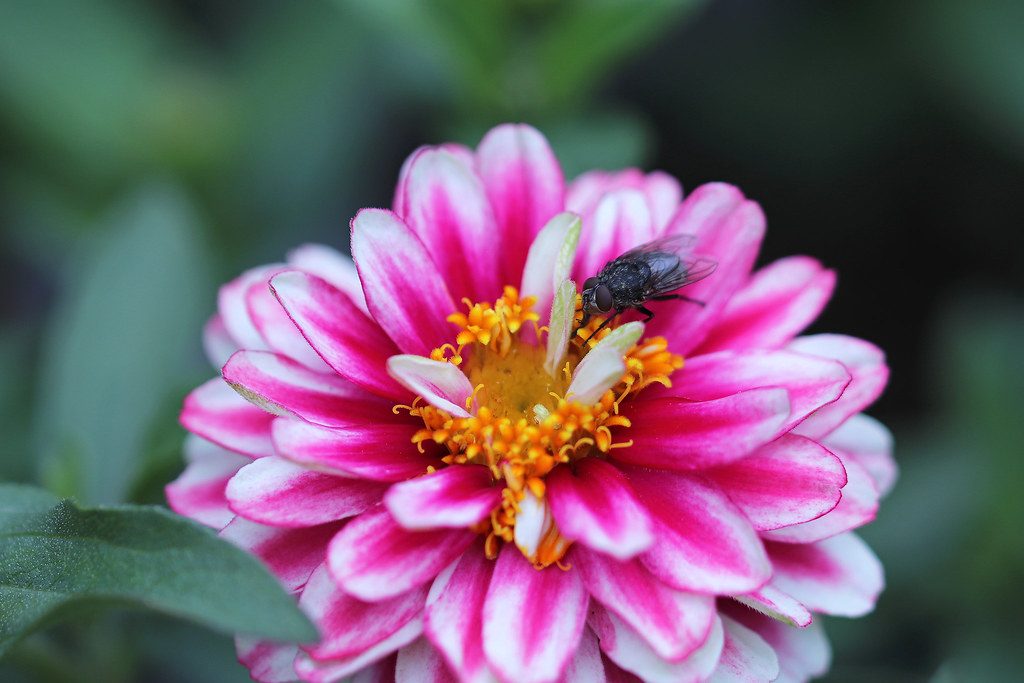
#> input picture lab11/image1.jpg, 1024 x 683 px
$ jupyter execute lab-11.ipynb   (older library calls are emulated)
#> lines starting #> are read from the running program, lines starting #| are printed output that depends on the picture
[cell 1]
import cv2
import numpy as np
import matplotlib.pyplot as plt

[cell 2]
def get_spectrum_magnitude(img_in: np.ndarray):
    fft = np.fft.fft2(img_in)
    fft_shift = np.fft.fftshift(fft)
    result = np.log(np.abs(fft_shift))
    return result

class ForgeryDetector:
    def __init__(self, img_src: np.ndarray, N: int = 2, em_iterations: int = 10):
        self.img_src = img_src
        self.em_iterations = em_iterations
        self.N = N
        self.ALPHA_SIDE = 2 * self.N + 1

        self.img_gs = cv2.cvtColor(self.img_src, cv2.COLOR_BGR2GRAY).astype(np.float32)
        self.p0 = 1 / (self.img_gs.max() - self.img_gs.min())
        self.img_gs /= 255.
        self.img_gs_vec = self.img_gs.flatten().T

        self.Y = self.init_Y()
        self.Y_transposed = self.Y.T
        self.alpha = self.init_neighbourhood()
        self.sigma = 5.0

    def init_neighbourhood(self):
        neighbourhood = np.ones((self.ALPHA_SIDE, self.ALPHA_SIDE))
        neighbourhood[self.N, self.N] = 0
        total_cells = self.ALPHA_SIDE * self.ALPHA_SIDE
        neighbourhood /= (total_cells - 1)
        return neighbourhood

    def init_Y(self):
        '''
        :param img_in: source image
        :param N: neighbourhood size (see pdf file)
        :return: matrix of size (w*h, win_size), win_size = (2*N+1)^2 - 1,
        where each row represents win_size-sized window of the image as if it was flattened into 1-d array, but central element for each row is deleted (see pdf file)
        '''
        padded_img = np.pad(self.img_gs, self.N)
        window_shape = (self.ALPHA_SIDE, self.ALPHA_SIDE)
        Y = np.lib.stride_tricks.sliding_window_view(
            padded_img, window_shape
        ).reshape((-1, self.ALPHA_SIDE ** 2)) # reshape src array into a 2D array where each row contains nh_side ** 2 elements
        # delete center element of each row
        Y = np.delete(Y, Y.shape[1] // 2, axis=1)
        return Y

    def init_filter(self, Nh: int = 7):
        h = np.ones((Nh, Nh)) / (Nh ** 2)
        return h

    def EM(self, filter_kernel: np.ndarray, P_map: np.ndarray):
        # calc residual error
        err = cv2.filter2D(
            np.abs(self.img_gs - cv2.filter2D(self.img_gs, cv2.CV_32F, self.alpha)),
            cv2.CV_32F,
            filter_kernel
        )

        # expectation: calculating probability map
        p_coef = 1 / (self.sigma * np.sqrt(2 * np.pi))
        np.multiply(p_coef, np.exp(-(err ** 2) / (2 * self.sigma ** 2)), P_map)

        # maximization
        w = P_map / (P_map + self.p0)
        self.sigma = np.sqrt(np.sum(w * err**2) / w.sum())
        W = w.flatten()
        self.alpha = (
            np.linalg.inv((self.Y_transposed * W) @ self.Y) @ self.Y_transposed * W
        ) @ self.img_gs_vec
        self.alpha = (np.insert(self.alpha, self.alpha.shape[0] // 2, 0)
                      .reshape((self.ALPHA_SIDE, self.ALPHA_SIDE)))

    def run(self):
        kernel = self.init_filter()
        P_map = np.zeros((self.img_gs.shape))

        for _ in range(self.em_iterations):
            self.EM(kernel, P_map)

        fig, ax = plt.subplots(1, 3, figsize=(18, 18))
        ax[0].imshow(cv2.cvtColor(self.img_src, cv2.COLOR_BGR2RGB))
        ax[0].set_title('Source')
        ax[1].imshow(P_map, cmap='gray')
        ax[1].set_title('Probability map')
        ax[2].imshow(get_spectrum_magnitude(P_map), cmap='gray')
        ax[2].set_title('Spectrum magnitude')
        fig.tight_layout()

[cell 3]
img_src = cv2.imread('image1.jpg')
#> img_src is the input picture: shape (683, 1024, 3); mean B, G, R 109.4, 93, 115.5
fd = ForgeryDetector(img_src, em_iterations = 10)
#> in __init__, `self.img_gs = cv2.cvtColor(self.img_src, cv2.COLOR_BGR2GRAY).astype(np..`:
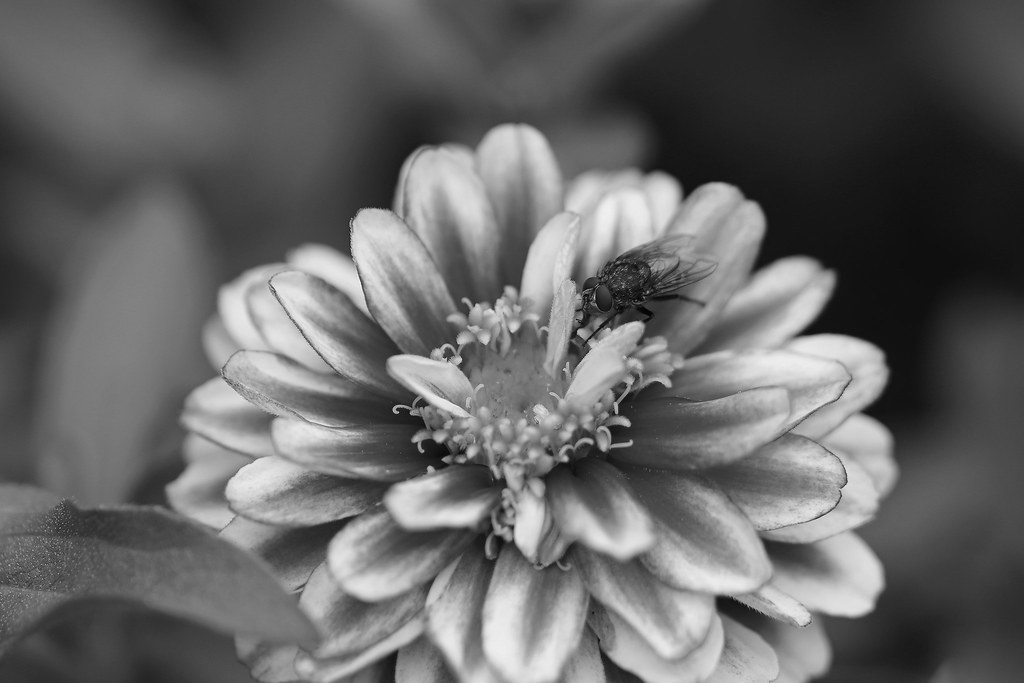
#> self.img_gs: shape (683, 1024) float32; min 0, max 250, mean 101.6
#> in __init__, `self.p0 = 1 / (self.img_gs.max() - self.img_gs.min())`: self.p0 = 0.004
fd.run()
#> the loop in run, `for _ in range(self.em_iterations):` made 10 passes
#> p_coef in EM on passes 2 to 10: 27.07, 55.38, 92.93, 128.3, 149.9, 160.4, 165.3, 167.5, 168.5
#> pass 1, in EM, `err = cv2.filter2D( np.abs(self.img_gs - cv2.filter2D(self.img_gs, cv2..`:
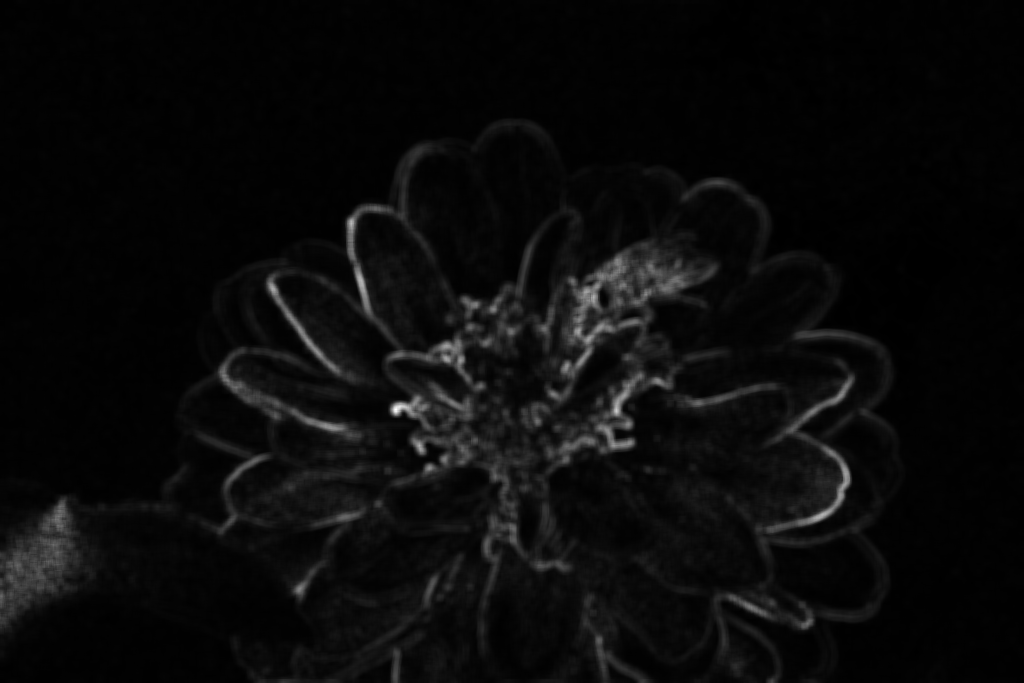
#> err: shape (683, 1024) float32; min 0, max 0.187, mean 0.00772; drawn with min black and max white

[cell 4]
img_src = cv2.imread('image2.png')
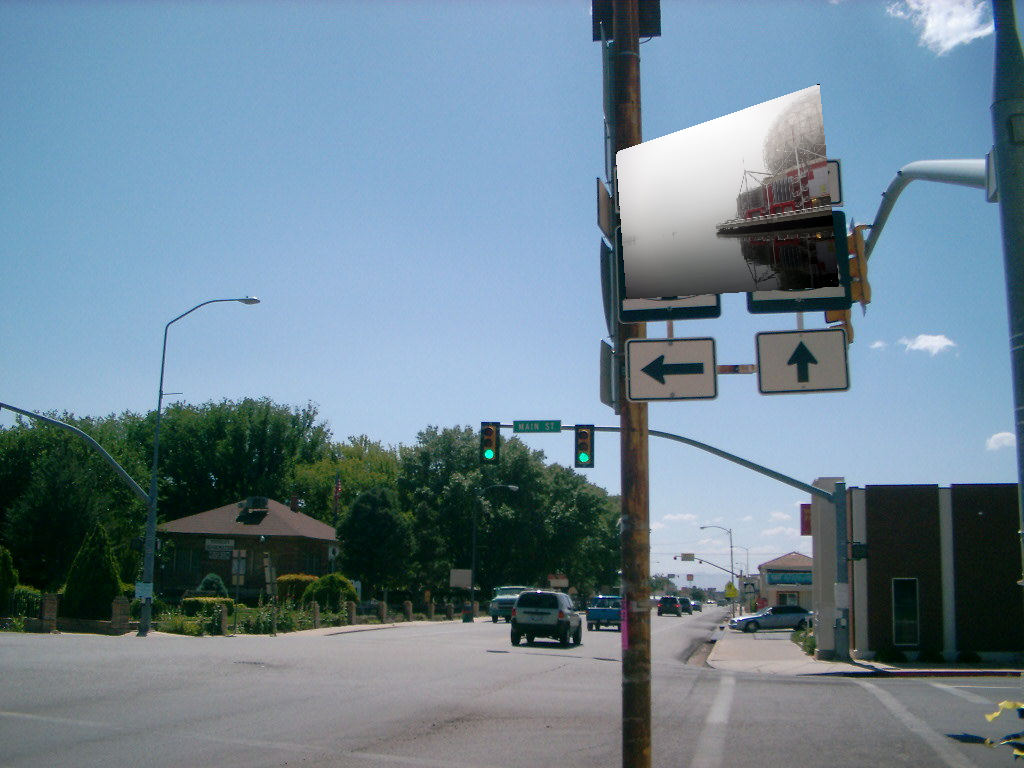
#> input picture lab11/image2.png, 1024 x 768 px
#> img_src is the input picture: shape (768, 1024, 3); mean B, G, R 146.2, 131.7, 109.5
fd = ForgeryDetector(img_src, em_iterations = 10)
#> call 2 of __init__, with N = 2, em_iterations = 10
#> in __init__ (call 2), `self.img_gs = cv2.cvtColor(self.img_src, cv2.COLOR_BGR2GRAY).astype(np..`:
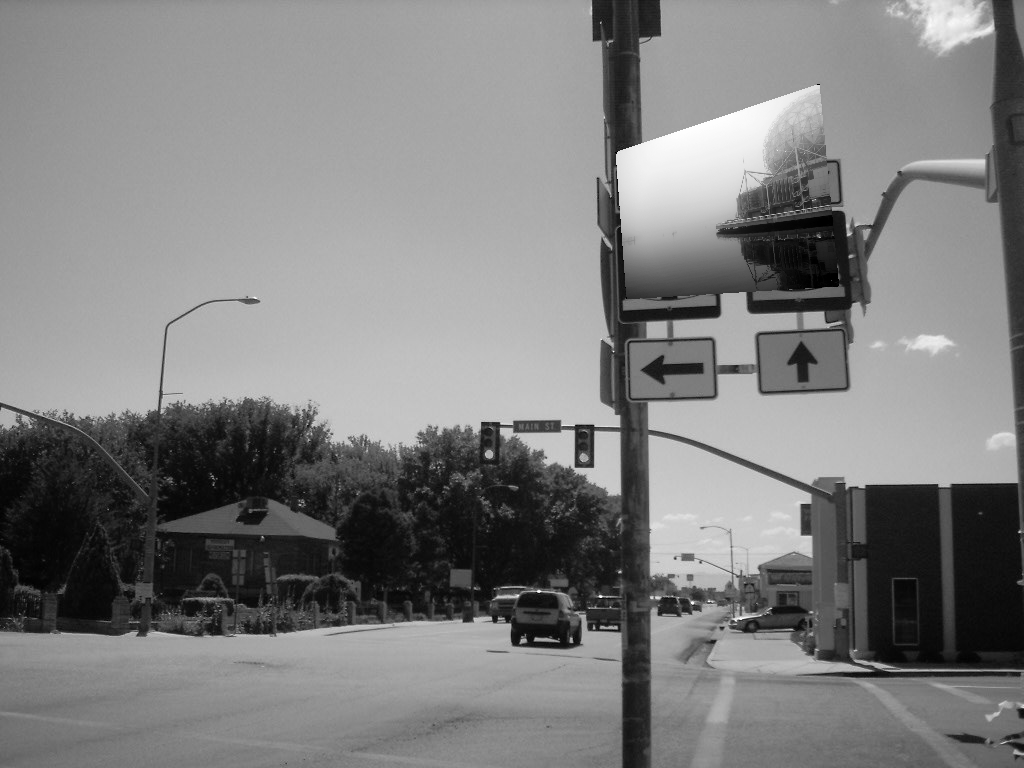
#> self.img_gs: shape (768, 1024) float32; min 0, max 254, mean 126.7
#> in __init__ (call 2), `self.p0 = 1 / (self.img_gs.max() - self.img_gs.min())`: self.p0 = 0.00394
fd.run()
#> the loop in run (call 2), `for _ in range(self.em_iterations):` made 10 passes
#> p_coef in EM on passes 2 to 10: 16.79, 40.6, 50.43, 57.38, 62.05, 65.04, 66.94, 68.14, 68.9
#> pass 1, in EM (call 11), `err = cv2.filter2D( np.abs(self.img_gs - cv2.filter2D(self.img_gs, cv2..`:
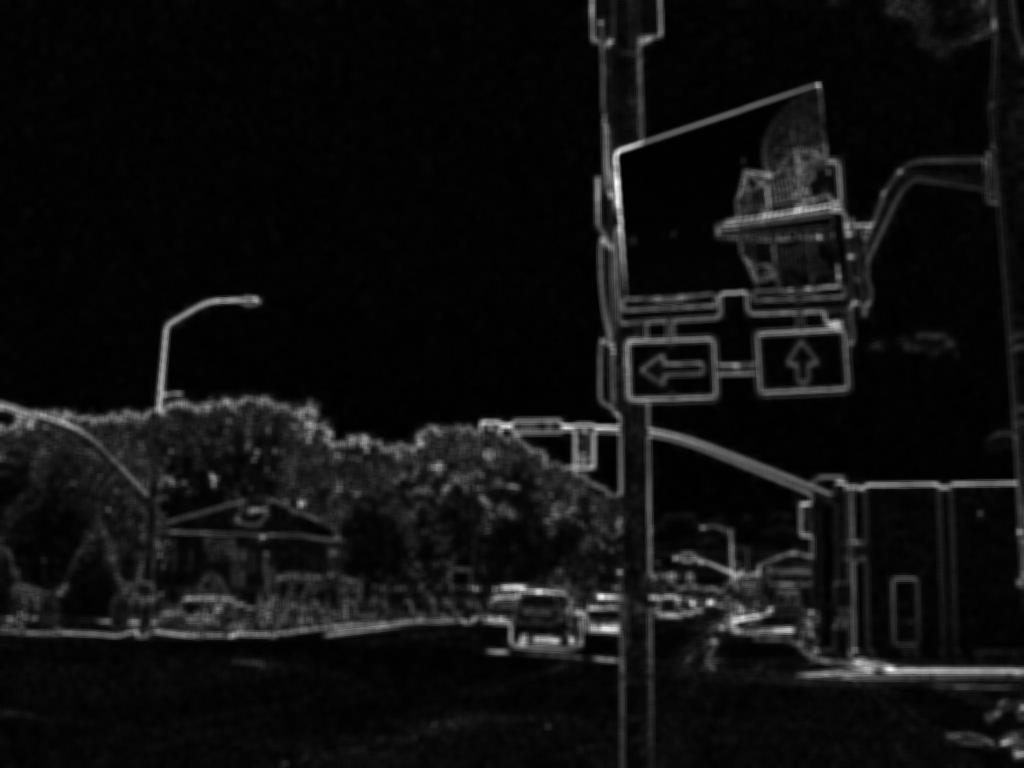
#> err: shape (768, 1024) float32; min 0.00011, max 0.202, mean 0.0132; drawn with min black and max white
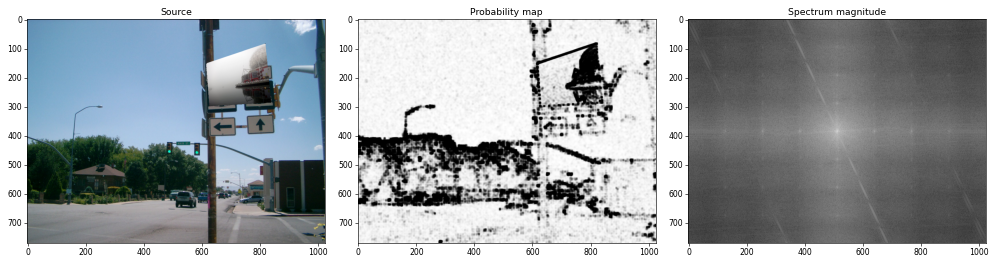
#> figure drawn by matplotlib, 3 panels
